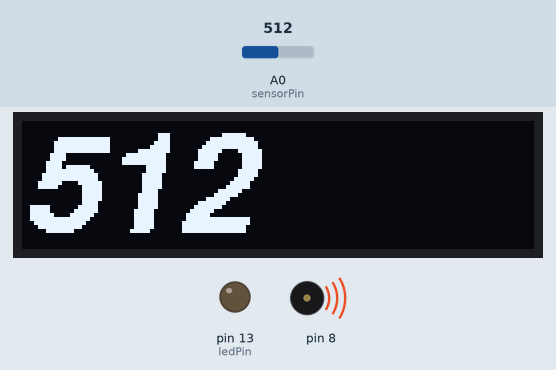
This sketch was run on a simulated Arduino Uno, built with avr-gcc and run on an emulated ATmega328P. Parts: 128×32 one-colour display, output pins drawn as LEDs (lit = HIGH), buzzer (waves = sounding). The test bench sets the inputs (shaded band); at power-on: A0 (sensorPin) = 512. The display library's start-up logo is not drawn.

Above: at 6.2 s.
6.3 s: A0 (sensorPin) set to 0
At 6.46 s:
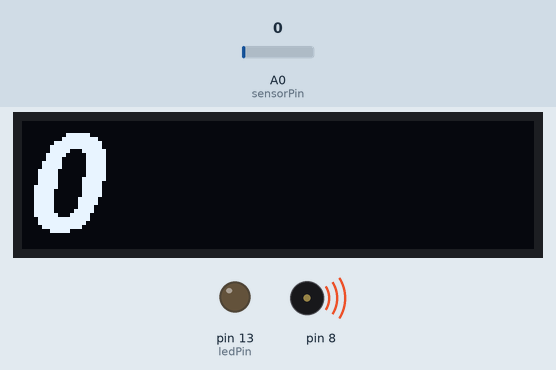
9.3 s: A0 (sensorPin) set to 122
At 9.54 s:
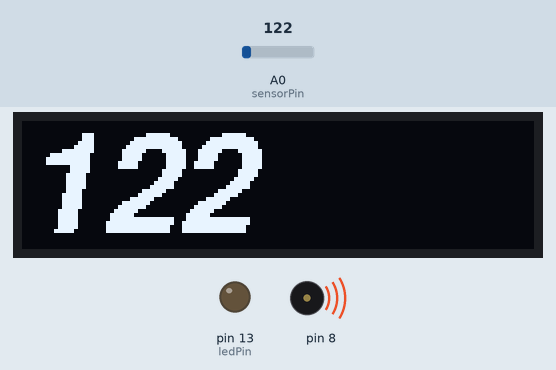
12.3 s: A0 (sensorPin) set to 306
At 12.48 s:
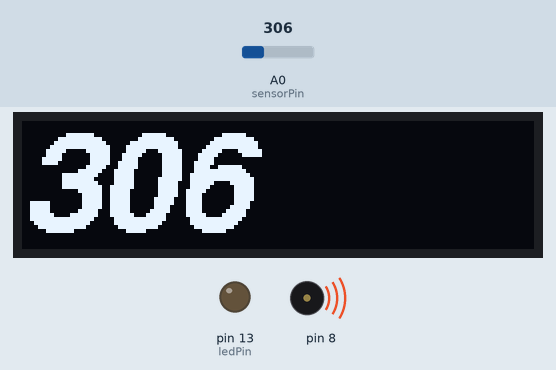
Timing chart, 0 to 15.3 s (numbered marks = the images above; inputs shaded):
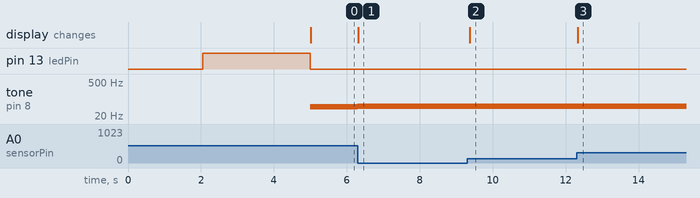

The sketch:

Light_Theremin.ino
```cpp
#include <SPI.h>
#include <Wire.h>
#include <Adafruit_GFX.h>
#include <Adafruit_SSD1306.h>
#include <Fonts/FreeSansBoldOblique9pt7b.h>
#include <Fonts/FreeSansBoldOblique18pt7b.h>

#define SCREEN_WIDTH 128 // OLED display width, in pixels
#define SCREEN_HEIGHT 32 // OLED display height, in pixels

// Declaration for an SSD1306 display connected to I2C (SDA, SCL pins)
#define OLED_RESET     4 // Reset pin # (or -1 if sharing Arduino reset pin)
Adafruit_SSD1306 display(SCREEN_WIDTH, SCREEN_HEIGHT, &Wire, OLED_RESET);

// light sensor
const int sensorPin = A0;
int sensorLow = 1023;
int sensorHigh = 0;
int lightSensorValue;

const int ledPin = 13;

void setup() {
  Serial.begin(9600);

  // SSD1306_SWITCHCAPVCC = generate display voltage from 3.3V inter nally
  if(!display.begin(SSD1306_SWITCHCAPVCC, 0x3C)) { // Address 0x3C for 128x32
    Serial.println(F("SSD1306 allocation failed"));
    for(;;); // Don't proceed, loop forever
  }

  display.display();
  delay(2000); // Pause for 2 seconds
  display.clearDisplay();

  pinMode(ledPin, OUTPUT);
  digitalWrite(ledPin, HIGH);

  while (millis() < 5000) {
    lightSensorValue = analogRead(A0);

    if (lightSensorValue > sensorHigh) {
      sensorHigh = lightSensorValue;
    }

    if (lightSensorValue < sensorLow) {
      sensorLow = lightSensorValue;
    }
  }

  digitalWrite(ledPin, LOW);
}

void loop() {
  lightSensorValue = analogRead(sensorPin);

  // make the sound
  int pitch = map(lightSensorValue, sensorLow, sensorHigh, 50, 4000);
  tone(8, pitch, 20);

  // draw the OLED
  testdrawstyles(lightSensorValue);

  delay(10);
}

void testdrawstyles(int x) {
  display.clearDisplay();
  display.setFont(&FreeSansBoldOblique18pt7b);
  display.setTextSize(1);
  display.setTextColor(SSD1306_WHITE);
  display.setCursor(0,27);
  display.println(x, DEC);
  display.display();
}
```

Measured:
- after the input at 6.3 s, tone on pin 8: 49 Hz → 51 Hz at once; the display: changes at once (image 1)
- after the input at 9.3 s, the display: changes after 0.07 s (image 2)
- after the input at 12.3 s, tone on pin 8: stays 51 Hz (without the input it goes to silent after 7.8 s); the display: changes at once (image 3)
